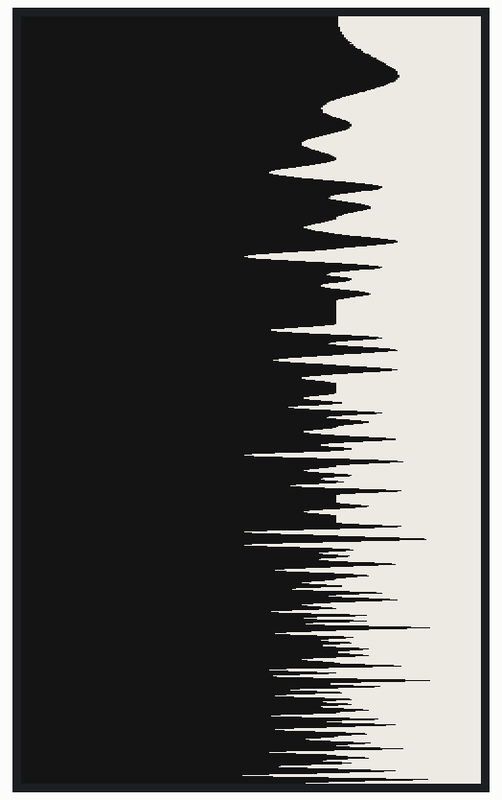
Simulated run of this sketch. Board: Arduino Uno, built for the host (arithmetic inside an expression is 32-bit, double 64-bit). Shown: 480×800 one-colour display.

Above: at 8.2 s.

The sketch:

19_increase_randomness_along_the_y_axis.ino
```cpp
#include <GxEPD2_BW.h>
#include <FastLED.h>
#define MIN_LEN 200
#define NOISE_SCALE 0.035

GxEPD2_BW<GxEPD2_750_T7, GxEPD2_750_T7::HEIGHT> display(GxEPD2_750_T7(/*CS=5*/ SS, /*DC=*/ 17, /*RST=*/ 16, /*BUSY=*/ 4));

void setup() {
  initDisplay();
  for (int y=0; y<display.height(); y++) {
    //display.drawLine(0, y, random(0, y), y, GxEPD_BLACK);
    display.drawLine(0, y, MIN_LEN + inoise8((float)y*((float)y*NOISE_SCALE)), y, GxEPD_BLACK);
  }
  display.display();
}

void initDisplay() {
  display.init(0, true, 2, false);
  display.setRotation(1);
  display.clearScreen();
  display.fillScreen(GxEPD_WHITE);
}


void loop() {
}
```
